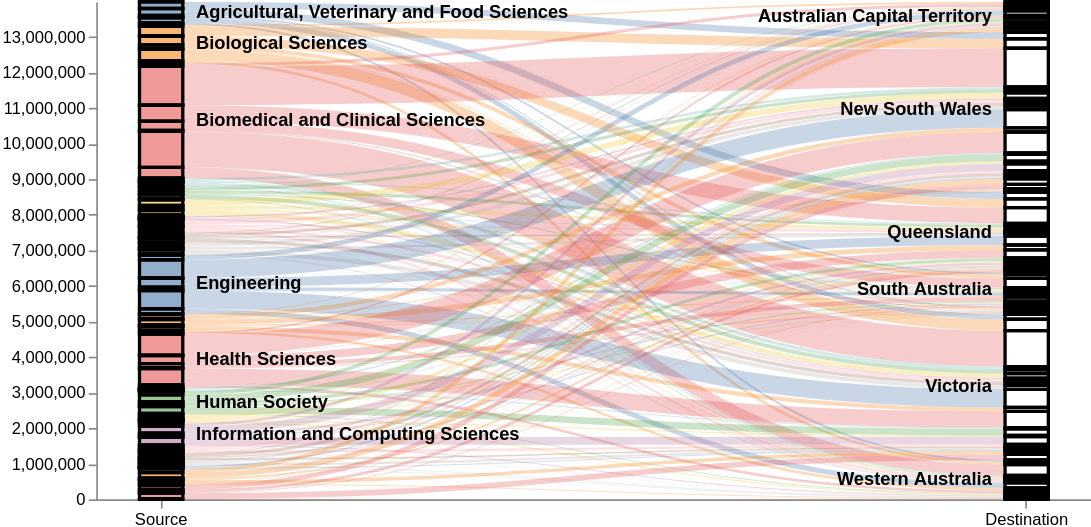

Write the Vega-Lite specification saved for this chart.
### Vega specification from a JSON file in a GitHub repository (floating-point values rounded to 4 significant figures; data arrays with more than 128 entries replaced by an {"elided": "..."} marker saying what was removed)
{"$schema": "https://vega.github.io/schema/vega/v5.json", "height": 300, "width": 600, "data": [{"name": "rawData", "values": {"elided": "184 records"}, "transform": [{"type": "formula", "expr": "datum.Field", "as": "stk1"}, {"type": "formula", "expr": "datum.State", "as": "stk2"}, {"type": "formula", "expr": "datum.Money", "as": "size"}]}, {"name": "nodes", "source": "rawData", "transform": [{"type": "filter", "expr": "!groupSelector || groupSelector.stk1 == datum.stk1 || groupSelector.stk2 == datum.stk2"}, {"type": "formula", "expr": "datum.stk1+datum.stk2", "as": "key"}, {"type": "fold", "fields": ["stk1", "stk2"], "as": ["stack", "grpId"]}, {"type": "formula", "expr": "datum.stack == 'stk1' ? datum.stk1+' '+datum.stk2 : datum.stk2+' '+datum.stk1", "as": "sortField"}, {"type": "stack", "groupby": ["stack"], "sort": {"field": "sortField", "order": "descending"}, "field": "size"}, {"type": "formula", "expr": "(datum.y0+datum.y1)/2", "as": "yc"}]}, {"name": "groups", "source": "nodes", "transform": [{"type": "aggregate", "groupby": ["stack", "grpId"], "fields": ["size"], "ops": ["sum"], "as": ["total"]}, {"type": "stack", "groupby": ["stack"], "sort": {"field": "grpId", "order": "descending"}, "field": "total"}, {"type": "formula", "expr": "scale('y', datum.y0)", "as": "scaledY0"}, {"type": "formula", "expr": "scale('y', datum.y1)", "as": "scaledY1"}, {"type": "formula", "expr": "datum.stack == 'stk1'", "as": "rightLabel"}, {"type": "formula", "expr": "datum.total/domain('y')[1]", "as": "percentage"}]}, {"name": "destinationNodes", "source": "nodes", "transform": [{"type": "filter", "expr": "datum.stack == 'stk2'"}]}, {"name": "edges", "source": "nodes", "transform": [{"type": "filter", "expr": "datum.stack == 'stk1'"}, {"type": "lookup", "from": "destinationNodes", "key": "key", "fields": ["key"], "as": ["target"]}, {"type": "linkpath", "orient": "horizontal", "shape": "diagonal", "sourceY": {"expr": "scale('y', datum.yc)"}, "sourceX": {"expr": "scale('x', 'stk1') + bandwidth('x')"}, "targetY": {"expr": "scale('y', datum.target.yc)"}, "targetX": {"expr": "scale('x', 'stk2')"}}, {"type": "formula", "expr": "range('y')[0]-scale('y', datum.size)", "as": "strokeWidth"}, {"type": "formula", "expr": "datum.size/domain('y')[1]", "as": "percentage"}]}], "scales": [{"name": "x", "type": "band", "range": "width", "domain": ["stk1", "stk2"], "paddingOuter": 0.05, "paddingInner": 0.95}, {"name": "y", "type": "linear", "range": "height", "domain": {"data": "nodes", "field": "y1"}}, {"name": "color", "type": "ordinal", "range": "category", "domain": {"data": "rawData", "field": "stk1"}}, {"name": "stackNames", "type": "ordinal", "range": ["Source", "Destination"], "domain": ["stk1", "stk2"]}], "axes": [{"orient": "bottom", "scale": "x", "encode": {"labels": {"update": {"text": {"scale": "stackNames", "field": "value"}}}}}, {"orient": "left", "scale": "y"}], "marks": [{"type": "path", "name": "edgeMark", "from": {"data": "edges"}, "clip": true, "encode": {"update": {"stroke": [{"test": "groupSelector && groupSelector.stack=='stk1'", "scale": "color", "field": "stk2"}, {"scale": "color", "field": "stk1"}], "strokeWidth": {"field": "strokeWidth"}, "path": {"field": "path"}, "strokeOpacity": {"signal": "!groupSelector && (groupHover.stk1 == datum.stk1 || groupHover.stk2 == datum.stk2) ? 0.9 : 0.3"}, "zindex": {"signal": "!groupSelector && (groupHover.stk1 == datum.stk1 || groupHover.stk2 == datum.stk2) ? 1 : 0"}, "tooltip": {"signal": "datum.stk1 + ' → ' + datum.stk2 + '    ' + format(datum.size, ',.0f') + '   (' + format(datum.percentage, '.1%') + ')'"}}, "hover": {"strokeOpacity": {"value": 1}}}}, {"type": "rect", "name": "groupMark", "from": {"data": "groups"}, "encode": {"enter": {"fill": {"scale": "color", "field": "grpId"}, "width": {"scale": "x", "band": 1}}, "update": {"x": {"scale": "x", "field": "stack"}, "y": {"field": "scaledY0"}, "y2": {"field": "scaledY1"}, "fillOpacity": {"value": 0.6}, "tooltip": {"signal": "datum.grpId + '   ' + format(datum.total, ',.0f') + '   (' + format(datum.percentage, '.1%') + ')'"}}, "hover": {"fillOpacity": {"value": 1}}}}, {"type": "text", "from": {"data": "groups"}, "interactive": false, "encode": {"update": {"x": {"signal": "scale('x', datum.stack) + (datum.rightLabel ? bandwidth('x') + 8 : -8)"}, "yc": {"signal": "(datum.scaledY0 + datum.scaledY1)/2"}, "align": {"signal": "datum.rightLabel ? 'left' : 'right'"}, "baseline": {"value": "middle"}, "fontWeight": {"value": "bold"}, "text": {"signal": "abs(datum.scaledY0-datum.scaledY1) > 13 ? datum.grpId : ''"}}}}, {"type": "group", "data": [{"name": "dataForShowAll", "values": [{}], "transform": [{"type": "filter", "expr": "groupSelector"}]}], "encode": {"enter": {"xc": {"signal": "width/2"}, "y": {"value": 30}, "width": {"value": 80}, "height": {"value": 30}}}, "marks": [{"type": "group", "name": "groupReset", "from": {"data": "dataForShowAll"}, "encode": {"enter": {"cornerRadius": {"value": 6}, "fill": {"value": "#f5f5f5"}, "stroke": {"value": "#c1c1c1"}, "strokeWidth": {"value": 2}, "height": {"field": {"group": "height"}}, "width": {"field": {"group": "width"}}}, "update": {"opacity": {"value": 1}}, "hover": {"opacity": {"value": 0.7}}}, "marks": [{"type": "text", "interactive": false, "encode": {"enter": {"xc": {"field": {"group": "width"}, "mult": 0.5}, "yc": {"field": {"group": "height"}, "mult": 0.5, "offset": 2}, "align": {"value": "center"}, "baseline": {"value": "middle"}, "fontWeight": {"value": "bold"}, "text": {"value": "Show All"}}}}]}]}, {"type": "rect", "from": {"data": "nodes"}, "encode": {"enter": {"stroke": {"value": "#000"}, "strokeWidth": {"value": 2}, "width": {"scale": "x", "band": 1}, "x": {"scale": "x", "field": "stack"}, "y": {"field": "y0", "scale": "y"}, "y2": {"field": "y1", "scale": "y"}}}}], "signals": [{"name": "groupHover", "value": {}, "on": [{"events": "@groupMark:mouseover", "update": "{stk1:datum.stack=='stk1' && datum.grpId, stk2:datum.stack=='stk2' && datum.grpId}"}, {"events": "mouseout", "update": "{}"}]}, {"name": "groupSelector", "value": false, "on": [{"events": "@groupMark:click!", "update": "{stack:datum.stack, stk1:datum.stack=='stk1' && datum.grpId, stk2:datum.stack=='stk2' && datum.grpId}"}, {"events": [{"type": "click", "markname": "groupReset"}, {"type": "dblclick"}], "update": "false"}]}]}
